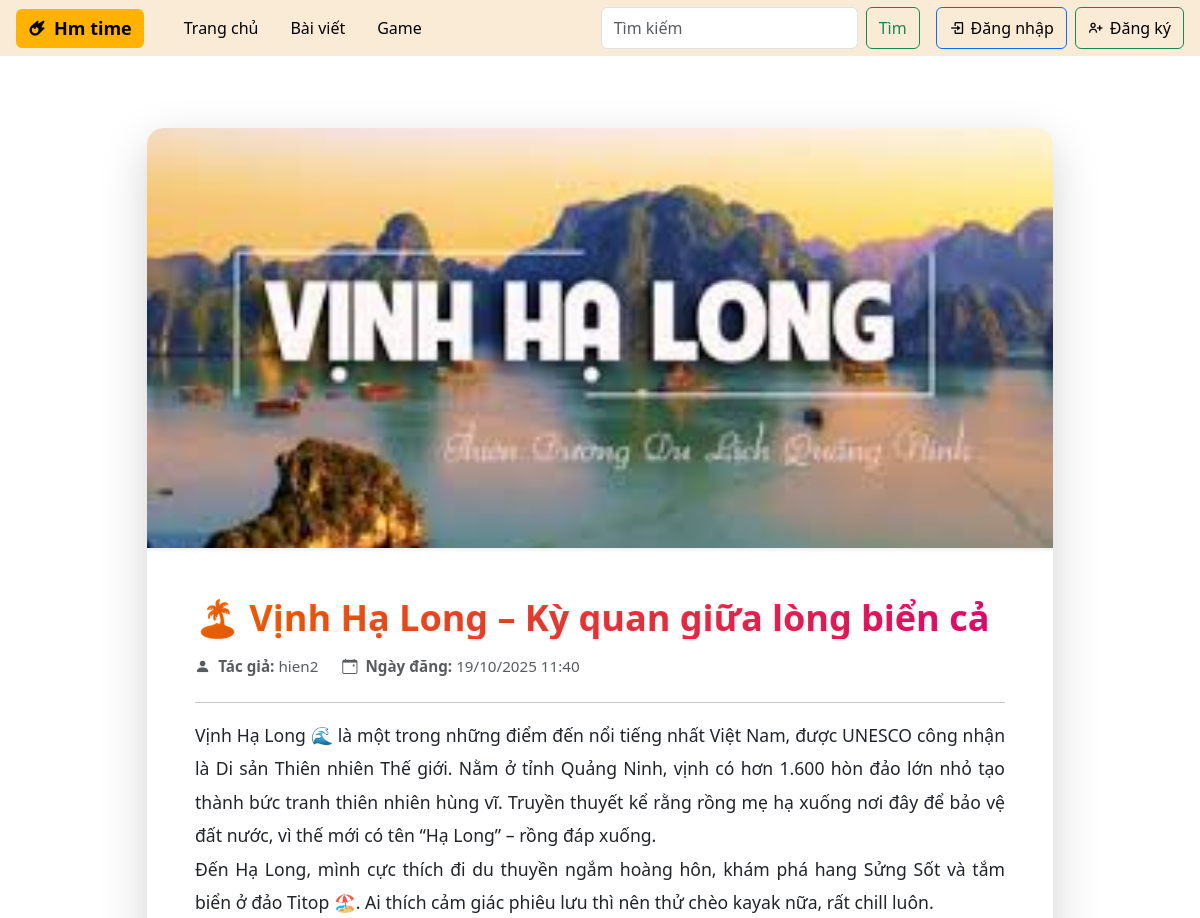
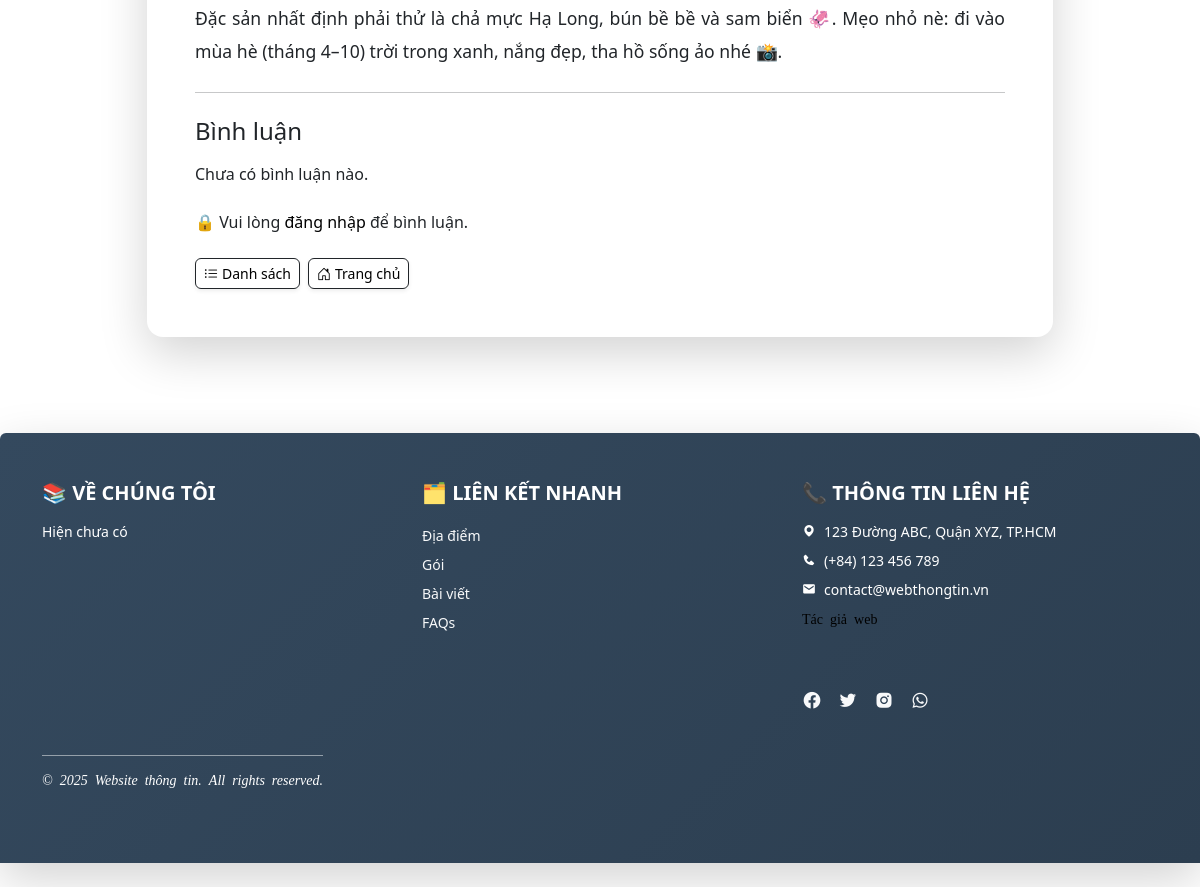
The app's page /chi-tiet/1/ with its own data (2 pictures, top to bottom).
### bai_viet/models.py (models this page shows, shortened)
class BaiViet(models.Model):
    tieu_de = models.CharField(max_length=200)
    slug = models.SlugField(unique=True, blank=True)
    noi_dung = models.TextField()
    ngay_dang = models.DateTimeField(auto_now_add=True)
    tac_gia = models.ForeignKey(
        User, on_delete=models.CASCADE, related_name="bai_viets"
    )
    danh_muc = models.CharField(max_length=100, blank=True)
    noi_bat = models.BooleanField(default=False)
    hinh_anh = models.ImageField(upload_to="bai_viet_images/", blank=True, null=True)
    nhom = models.ForeignKey(
        "NhomChat",
        on_delete=models.CASCADE,
        related_name="bai_viets",
        null=True,
        blank=True
    )
    luot_xem = models.PositiveIntegerField(default=0)
    class Meta:
        permissions = [
            ("can_approve_post", "Có thể phê duyệt bài viết"),
        ]

### bai_viet/views.py (the view)
# urls.py: path('chi-tiet/<int:pk>/', views.chi_tiet_bai_viet, name='chi_tiet_bai_viet'),
def chi_tiet_bai_viet(request, pk):
    if request.method != 'POST':
        BaiViet.objects.filter(pk=pk).update(luot_xem=F('luot_xem') + 1)
    cache_key = f"chi_tiet_bai_viet:{pk}"
    cached_page = cache.get(cache_key)
    if cached_page and request.method != 'POST':
        print("⚡ CACHE HIT - chi tiết bài")
        return cached_page
    print("💥 CACHE MISS - chi tiết bài")
    bai_viet = get_object_or_404(BaiViet, pk=pk)
    binh_luans = bai_viet.binh_luans.filter(parent__isnull=True).order_by('-ngay_tao')
    is_admin = request.user.is_authenticated and request.user.groups.filter(name='Admin').exists()
    form = BinhLuanForm()
    response = render(request, 'bai_viet/chi_tiet_bai_viet.html', {
        'bai_viet': bai_viet,
        'binh_luans': binh_luans,
        'form': form,
        'la_admin': is_admin,
        'is_admin': is_admin
    })
    if request.method != 'POST':
        cache.set(cache_key, response, 60)
    return response

### bai_viet/forms.py
class BinhLuanForm(forms.ModelForm):
    class Meta:
        model = BinhLuan
        fields = ['noi_dung']
        widgets = {
            'noi_dung': forms.Textarea(attrs={
                'class': 'form-control',
                'rows': 3,
                'placeholder': 'Viết bình luận...'
            }),
        }

### templates/bai_viet/chi_tiet_bai_viet.html (shortened to what this page needs)
{% extends "base.html" %}
{% block content %}
<div class="container py-5">
    <div class="row justify-content-center">
        <div class="col-lg-10">
            <div class="card shadow-lg rounded-4 border-0 overflow-hidden">
                {% if bai_viet.hinh_anh %}
                    <img src="{{ bai_viet.hinh_anh.url }}" class="img-fluid w-100 rounded-top-4 shadow-sm" style="max-height: 420px; object-fit: cover;" alt="{{ bai_viet.tieu_de|default:'Ảnh bài viết' }}">
                {% endif %}
                <div class="p-4 p-md-5">
                    <h1 class="fw-bold mb-3" style="font-size: 2.25rem; background: linear-gradient(to right, #ff6a00, #ee0979); -webkit-background-clip: text; -webkit-text-fill-color: transparent; text-shadow: 1px 1px 2px rgba(0,0,0,0.1);">
                        {{ bai_viet.tieu_de }}
                    </h1>
                    <div class="text-muted mb-4 d-flex flex-wrap gap-4" style="font-size: 0.95rem;">
                        <div><i class="bi bi-person-fill me-1"></i> <strong>Tác giả:</strong> {{ bai_viet.tac_gia }}</div>
                        <div><i class="bi bi-calendar-event me-1"></i> <strong>Ngày đăng:</strong> {{ bai_viet.ngay_dang|date:"d/m/Y H:i" }}</div>
                    </div>
                    <hr>
                    <div class="rich-content fs-5 mb-4">
                        {{ bai_viet.noi_dung|linebreaks }}
                    </div>
                    <hr class="my-4">
                    <h4 class="mb-3">Bình luận</h4>
                    <div class="mb-4">
                        {% for binh_luan in binh_luans %}
                            <div class="border rounded-3 p-3 mb-3 bg-light-subtle">
                                <p class="mb-1">
                                    <strong>{{ binh_luan.user.username }}</strong>
                                    <small class="text-muted">{{ binh_luan.ngay_tao|date:"d/m/Y H:i" }}</small>
                                </p>
                                <p class="mb-2">{{ binh_luan.noi_dung }}</p>
                                <a href="#" class="reply-link text-decoration-none text-primary" data-id="{{ binh_luan.id }}">↪ Trả lời</a>
                                {% for reply in binh_luan.phan_hoi.all %}
                                    <div class="ms-4 mt-3 border-start ps-3 bg-white rounded shadow-sm">
                                        <p class="mb-1">
                                            <strong>{{ reply.user.username }}</strong>
                                            <small class="text-muted">{{ reply.ngay_tao|date:"d/m/Y H:i" }}</small>
                                        </p>
                                        <p class="mb-2">{{ reply.noi_dung }}</p>
                                    </div>
                                {% endfor %}
                            </div>
                        {% empty %}
                            <p>Chưa có bình luận nào.</p>
                        {% endfor %}
                    </div>
                    {% if user.is_authenticated %}
                        <div class="card border-0 shadow-sm p-3">
                            <form method="post" id="comment-form">
                                {% csrf_token %}
                                <input type="hidden" name="parent_id" id="parent_id" value="">
                                {% if form.errors %}
                                    <div class="alert alert-danger">
                                        <strong>Lỗi:</strong>
                                        <ul class="mb-0">
                                            {% for field in form %}
                                                {% for error in field.errors %}
                                                    <li>{{ error }}</li>
                                                {% endfor %}
                                            {% endfor %}
                                        </ul>
                                    </div>
                                {% endif %}
                                <div class="mb-3">
                                    {{ form.noi_dung.label_tag }} {{ form.noi_dung }}
                                </div>
                                <button type="submit" class="btn btn-primary">
                                    <i class="bi bi-send"></i> Gửi bình luận
                                </button>
                            </form>
                        </div>
                    {% else %}
                        <p>🔒 Vui lòng <a href="{% url 'login' %}">đăng nhập</a> để bình luận.</p>
                    {% endif %}
                    <div class="d-flex flex-wrap gap-2 mt-4">
                        <a href="{% url 'bai_viet:danh_sach_bai_viet' %}" class="btn btn-outline-dark btn-sm d-flex align-items-center gap-1 shadow-sm" title="Xem danh sách bài viết">
                            <i class="bi bi-list-ul"></i> Danh sách
                        </a>
                        <a href="{% url 'bai_viet:home' %}" class="btn btn-outline-dark btn-sm d-flex align-items-center gap-1 shadow-sm" title="Trang chủ">
                            <i class="bi bi-house-door"></i> Trang chủ
                        </a>
                    </div>
                </div>
            </div>
        </div>
    </div>
</div>
{% endblock %}

### templates/navbar.html (style rules this page uses)
.btn { border-radius: 6px; }
a { text-decoration: none !important; color: black !important; }

### templates/bai_viet/chi_tiet_bai_viet.html (style rules this page uses)
.rich-content p { margin-bottom: 1.2rem; line-height: 1.9; font-size: 1.1rem; text-align: justify; }

### records on screen
BaiViet: hinh_anh (picture), tieu_de "🏝️ Vịnh Hạ Long – Kỳ quan giữa lòng biển cả", tac_gia "hien2", ngay_dang "19/10/2025 11:40", noi_dung "Vịnh Hạ Long 🌊 là một trong những điểm đến nổi tiếng nhất Việt Nam, được UNESCO công nhận là Di sản Thiên nhiên Thế giới. Nằm ở tỉnh Quảng Ninh, vịnh có hơn 1.600 hòn đảo lớn nhỏ tạo thành bức tranh thiên nhiên hùng vĩ. Truyền thuyết kể rằng rồng mẹ hạ xuống nơi đây để bảo vệ đất nước, vì thế mới có tên “Hạ Long” – rồng đáp xuống. Đến Hạ Long, mình cực thích đi du thuyền ngắm hoàng hôn, khám phá hang Sửng Sốt và tắm biển ở đảo Titop 🏖️. Ai thích cảm giác phiêu lưu thì nên thử chèo kayak nữa, rất chill luôn. Đặc sản nhất định phải thử là chả mực Hạ Long, bún bề bề và sam biển 🦑. Mẹo nhỏ nè: đi vào mùa hè (tháng 4–10) trời trong xanh, nắng đẹp, tha hồ sống ảo nhé 📸."
